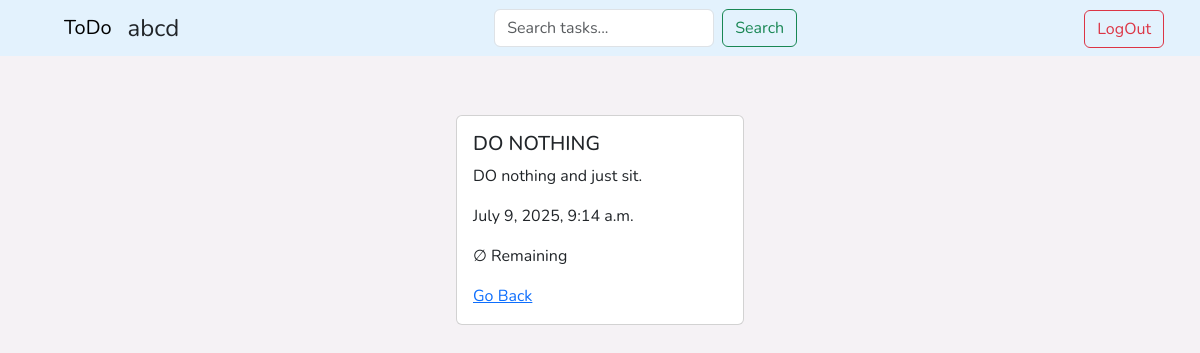
Page /task/6/ (signed in) on the committed database.
### task/models.py (models this page shows, shortened)
class Task(models.Model):
    user = models.ForeignKey(User , on_delete=models.CASCADE, related_name='user', null=True, blank=True)
    title = models.CharField(max_length=200, )
    description = models.TextField(null=True, blank=True)
    complete = models.BooleanField(default=False)
    created_at = models.DateTimeField(auto_now_add=True)
    class Meta:
        ordering = ['complete', '-created_at']

### task/views.py (the view)
# urls.py: path('task/<int:pk>/', TaskDetail.as_view(), name='task'),
class TaskDetail(LoginRequiredMixin, DetailView):
    model = Task
    context_object_name = 'task'
    template_name = 'task/task.html'

### task/templates/task/task.html (shortened to what this page needs)
{% extends 'task/base.html' %}
{% block content %}
<div class="container mt-5">
  <div class="card mx-auto" style="width: 18rem;">
    <div class="card-body">
      <h5 class="card-title">{{task.title|upper}}</h5>
      <p class="card-text">{{task.description}}</p>
      <p class="card-text">{{task.created_at}}</p>
      <p class="card-text">{% if task.complete %} &#128994;Completed {% else %} &#8709; Remaining{% endif %} </p>
      <a href="{% url 'tasks'  %}" class="card-link">Go Back</a>
    </div>
  </div>
</div>
{% endblock %}

### task/templates/task/base.html (shortened to what this page needs)
{% load static %}
<!DOCTYPE html>
<html lang="en">
<head>
  <link href="https://cdn.jsdelivr.net/npm/bootstrap@5.3.7/dist/css/bootstrap.min.css" rel="stylesheet"
 />
  <link rel="stylesheet" href="{% static 'task/style.css' %}" />
</head>
<body>
  <main>
    <nav class="navbar navbar-expand-lg fs-4 py-0 fixed-top" style="background-color: #e3f2fd" data-bs-theme="light">
      <div class="container-fluid mx-4">
        <div class="navbar navbar-expand-lg mx-3" style="background-color: #e3f2fd" data-bs-theme="light">
          <div class="container-fluid">
            <a class="navbar-brand" href="{% url 'tasks' %}">ToDo</a>
            <span class="nav-link active">{{request.user}}</span>
          </div>
        </div>
        <form action="" class="d-flex mx-4" role="search" method="GET">
          <input class="form-control me-2" type="text" name="search" aria-label="Search" placeholder="Search tasks..."
            value="{{request.GET.search|default:''}}">
          <input type="submit" value="Search" class="btn btn-outline-success">
        </form>
        <form action="{% url 'logout' %}" method="POST">
          <button class="btn btn-outline-danger" type="submit">LogOut</button>
        </form>
      </div>
    </nav>
    {% block content %} {% endblock %}
  </main>
</body>
</html>

### task/static/task/style.css (style rules this page uses)
body { padding-top: 4.2rem !important; background-color: #f5f2f5 !important; font-family: 'Nunito', sans-serifn !important; }
body { background-color: #3566ca; }

### rows in the picture
Task: title "DO NOTHING", description "DO nothing and just sit.", created_at "July 9, 2025, 9:14 a.m."

### other values in the picture
{{ request.user }} "abcd"
